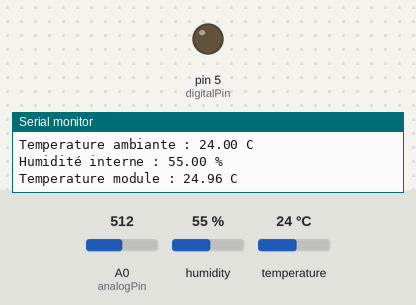
The sketch below on a simulated Arduino Uno, built with avr-gcc and run on an emulated ATmega328P. On the bench: output pins drawn as LEDs (lit = HIGH), the last lines printed to the serial monitor. Inputs (shaded band) come from the test bench; at power-on: A0 (analogPin) = 512, humidity 55 %, temperature 24 °C.

Above: at 0.1 s.
At 5.1 s:
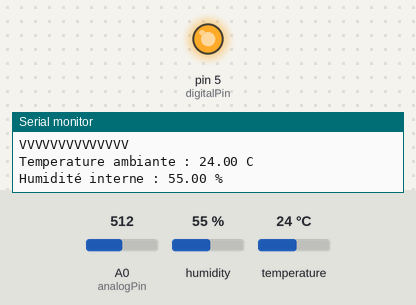
Timing chart, 0 to 6.6 s (numbered marks = the images above):
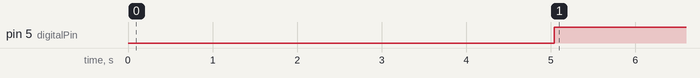

The sketch:

main.ino
```cpp
#include "Arduino.h"
#include "dhte.h"
#include "thermistance.h"
#include "Transist.h"


DHTe mydht;
Thermistance mythermi;
Transist mytransi;
boolean change = true;
void setup() {
Serial.begin(9600);
}

void loop() {

  //TODO print in string "temp;hum;temp;"
  Serial.println("VVVVVVVVVVVVVV");
  Serial.print("Temperature ambiante : ");
  mydht.temperature();
  Serial.println(" C");
  Serial.print("Humidité interne : ");
  mydht.humidity();
  Serial.println(" %");
  Serial.print("Temperature module : ");
  mythermi.tretrieve();
  Serial.println(" C");
  delay(5000);

  if (change == true){
    mytransi.on();
  }
  else if (change == false){
    mytransi.off();
  }
}
```

Transist.cpp
```cpp
#include "Arduino.h"
#include "Transist.h"


Transist::Transist(){
  pinMode(digitalPin, OUTPUT);

}

void Transist::on(){
digitalWrite(digitalPin, 255);
}
void Transist::off(){
  digitalWrite(digitalPin, 0);
}
```

Transist.h
```cpp
#ifndef Transist_h
#define Transist_h

#include "Arduino.h"


class Transist
{
  public:
  Transist();
  Transist* mytransi;
  void on();
  void off();
  float digitalPin = 5;
};


#endif
```

dhte.cpp
```cpp
#include "Arduino.h"
#include "dhte.h"
#include <DHT.h>
#include <DHT_U.h>
#include <Adafruit_Sensor.h>
#define DHTPIN 2  // pin à laquelle on connecte le capteur
#define DHTTYPE DHT22 // modèle DHT 22 (AM2302)
 DHT dht(DHTPIN, DHTTYPE);

 float hum;
 float temp;

DHTe::DHTe(){
    dht.begin();
}
void DHTe::temperature(){
  temp = dht.readTemperature();
  Serial.print(temp);

}

void DHTe::humidity(){
    hum = dht.readHumidity();
    Serial.print(hum);

}
```

dhte.h
```cpp
#ifndef dhte_h
#define dhte_h


#include "Arduino.h"
#include <DHT.h>
#include <DHT_U.h>
#include <Adafruit_Sensor.h>


extern float hum;
extern float temp;

class DHTe
{
  public:
    DHTe();
    DHTe* mydht;
    void temperature();
    void humidity();
};


#endif
```

thermistance.cpp
```cpp
#include "Arduino.h"
#include "thermistance.h"

 float analogPin = 0;
 float val;
 float val1;
 float Rt;
 float R = 10000;
 float T;
 float T1;

Thermistance::Thermistance(){

}
void Thermistance::tretrieve() {
  val = analogRead(analogPin);
  val = val * (5.0/1023.0);
  Rt =  (R * val)/(5.0 -  val);
  T =  1/(0.00109613 + (0.00024016 * log(Rt)) + (0.000000058743 * (log(Rt) * log(Rt) * log(Rt))));
  T1 = T - 273.15;
  Serial.print(T1);
}
```

thermistance.h
```cpp
#ifndef thermistance_h
#define thermistance_h

#include <Adafruit_Sensor.h>


#include "Arduino.h"

extern float analogPin;
extern float val;
extern float Rt;
extern float R;
extern float T;
extern float T1;


class Thermistance
{
  public:
  Thermistance();
  Thermistance* mythermi;
  void tretrieve();
};


#endif
```

Measured:
- by itself, pin 5 (digitalPin): LOW → HIGH at 5.0 s
